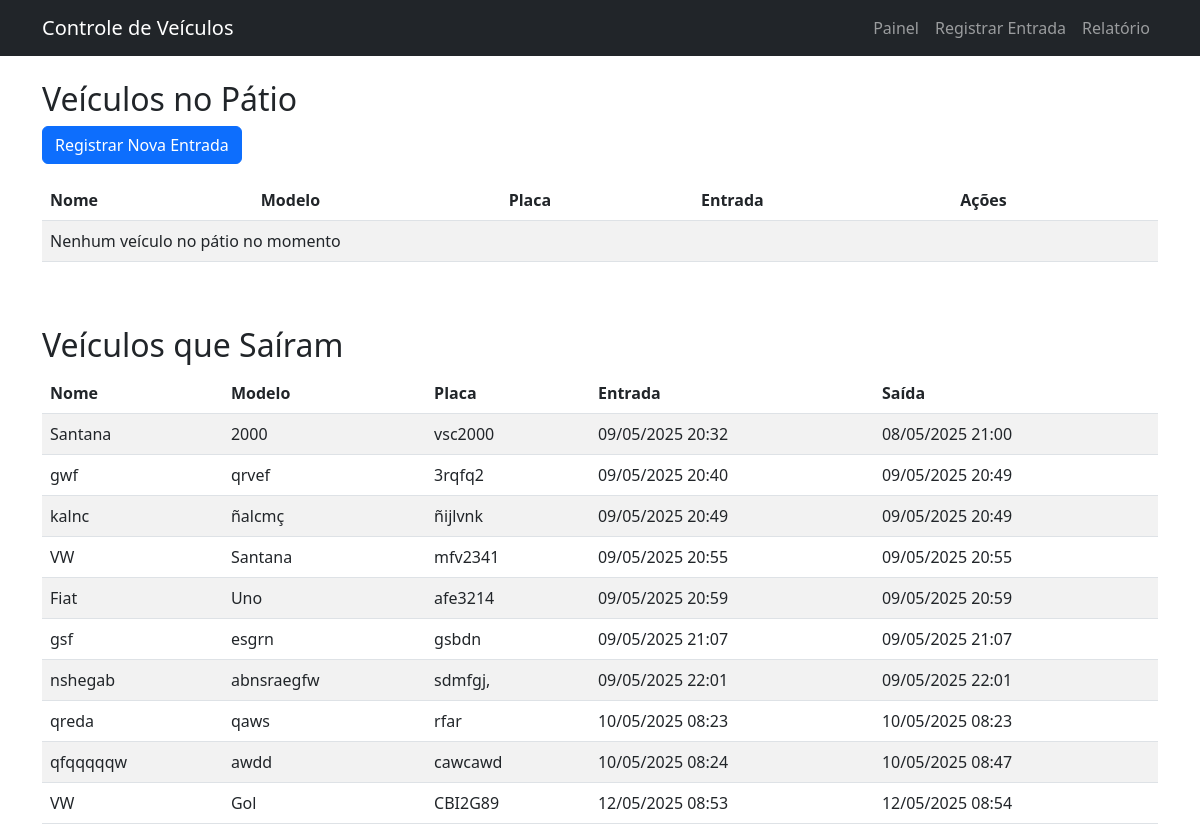
The page / on the database its author committed.
### registro/models.py (models this page shows, shortened)
class Veiculo(models.Model):
    nome = models.CharField(max_length=100)
    modelo = models.CharField(max_length=100)
    dono = models.CharField(max_length=100, default="")
    placa = models.CharField(max_length=7, unique=True)
    cor = models.CharField(max_length=50)
    data_entrada = models.DateTimeField(auto_now_add=True)
    data_saida = models.DateTimeField(null=True, blank=True)

### registro/views.py (the view)
# urls.py: path('', views.painel_principal, name='painel_principal'),
def painel_principal(request):
    veiculos_no_patio = Veiculo.objects.filter(data_saida__isnull=True)
    veiculos_saida = Veiculo.objects.filter(data_saida__isnull=False)
    return render(request, 'registro/painel_principal.html', {
        'veiculos_no_patio': veiculos_no_patio,
        'veiculos_saida': veiculos_saida
    })

### registro/templates/registro/painel_principal.html
{% extends 'base.html' %}
{% block content %}
<h2>Veículos no Pátio</h2>
<div class="mb-3">
    <a href="{% url 'registrar_entrada' %}" class="btn btn-primary">Registrar Nova Entrada</a>
</div>
<div class="table-responsive">
    <table class="table table-striped">
        <thead>
            <tr>
                <th>Nome</th>
                <th>Modelo</th>
                <th>Placa</th>
                <th>Entrada</th>
                <th>Ações</th>
            </tr>
        </thead>
        <tbody>
            {% for veiculo in veiculos_no_patio %}
            <tr>
                <td>{{ veiculo.nome }}</td>
                <td>{{ veiculo.modelo }}</td>
                <td>{{ veiculo.placa }}</td>
                <td>{{ veiculo.data_entrada|date:"d/m/Y H:i" }}</td>
                <td>
                    <a href="{% url 'registrar_saida' veiculo.id %}" class="btn btn-sm btn-warning">Registrar Saída</a>
                    <a href="{% url 'veiculo_detalhes' veiculo.id %}" class="btn btn-sm btn-info">Detalhes</a>
                </td>
            </tr>
            {% empty %}
            <tr>
                <td colspan="5">Nenhum veículo no pátio no momento</td>
            </tr>
            {% endfor %}
        </tbody>
    </table>
</div>
<h2 class="mt-5">Veículos que Saíram</h2>
<div class="table-responsive">
    <table class="table table-striped">
        <thead>
            <tr>
                <th>Nome</th>
                <th>Modelo</th>
                <th>Placa</th>
                <th>Entrada</th>
                <th>Saída</th>
            </tr>
        </thead>
        <tbody>
            {% for veiculo in veiculos_saida %}
            <tr>
                <td>{{ veiculo.nome }}</td>
                <td>{{ veiculo.modelo }}</td>
                <td>{{ veiculo.placa }}</td>
                <td>{{ veiculo.data_entrada|date:"d/m/Y H:i" }}</td>
                <td>{{ veiculo.data_saida|date:"d/m/Y H:i" }}</td>
            </tr>
            {% empty %}
            <tr>
                <td colspan="5">Nenhum veículo saiu recentemente</td>
            </tr>
            {% endfor %}
        </tbody>
    </table>
</div>
{% endblock %}

### registro/templates/base.html (shortened to what this page needs)
<!DOCTYPE html>
<html lang="pt-br">
<head>
    <link href="https://cdn.jsdelivr.net/npm/bootstrap@5.3.0/dist/css/bootstrap.min.css" rel="stylesheet">
</head>
<body>
    <nav class="navbar navbar-expand-lg navbar-dark bg-dark">
        <div class="container">
            <a class="navbar-brand" href="{% url 'painel_principal' %}">Controle de Veículos</a>
            <div class="navbar-nav">
                <a class="nav-link" href="{% url 'painel_principal' %}">Painel</a>
                <a class="nav-link" href="{% url 'registrar_entrada' %}">Registrar Entrada</a>
                <a class="nav-link" href="{% url 'relatorio' %}">Relatório</a>
            </div>
        </div>
    </nav>
    <div class="container mt-4">
        {% block content %}
        {% endblock %}
    </div>
</body>
</html>

### rows shown on the page
Veiculo: nome "Santana", modelo "2000", placa "vsc2000", data_entrada "09/05/2025 20:32", data_saida "08/05/2025 21:00"
Veiculo: nome "gwf", modelo "qrvef", placa "3rqfq2", data_entrada "09/05/2025 20:40", data_saida "09/05/2025 20:49"
Veiculo: nome "kalnc", modelo "ñalcmç", placa "ñijlvnk", data_entrada "09/05/2025 20:49", data_saida "09/05/2025 20:49"
Veiculo: nome "VW", modelo "Santana", placa "mfv2341", data_entrada "09/05/2025 20:55", data_saida "09/05/2025 20:55"
Veiculo: nome "Fiat", modelo "Uno", placa "afe3214", data_entrada "09/05/2025 20:59", data_saida "09/05/2025 20:59"
Veiculo: nome "gsf", modelo "esgrn", placa "gsbdn", data_entrada "09/05/2025 21:07", data_saida "09/05/2025 21:07"
Veiculo: nome "nshegab", modelo "abnsraegfw", placa "sdmfgj,", data_entrada "09/05/2025 22:01", data_saida "09/05/2025 22:01"
Veiculo: nome "qreda", modelo "qaws", placa "rfar", data_entrada "10/05/2025 08:23", data_saida "10/05/2025 08:23"
Veiculo: nome "qfqqqqqw", modelo "awdd", placa "cawcawd", data_entrada "10/05/2025 08:24", data_saida "10/05/2025 08:47"
Veiculo: nome "VW", modelo "Gol", placa "CBI2G89", data_entrada "12/05/2025 08:53", data_saida "12/05/2025 08:54"
